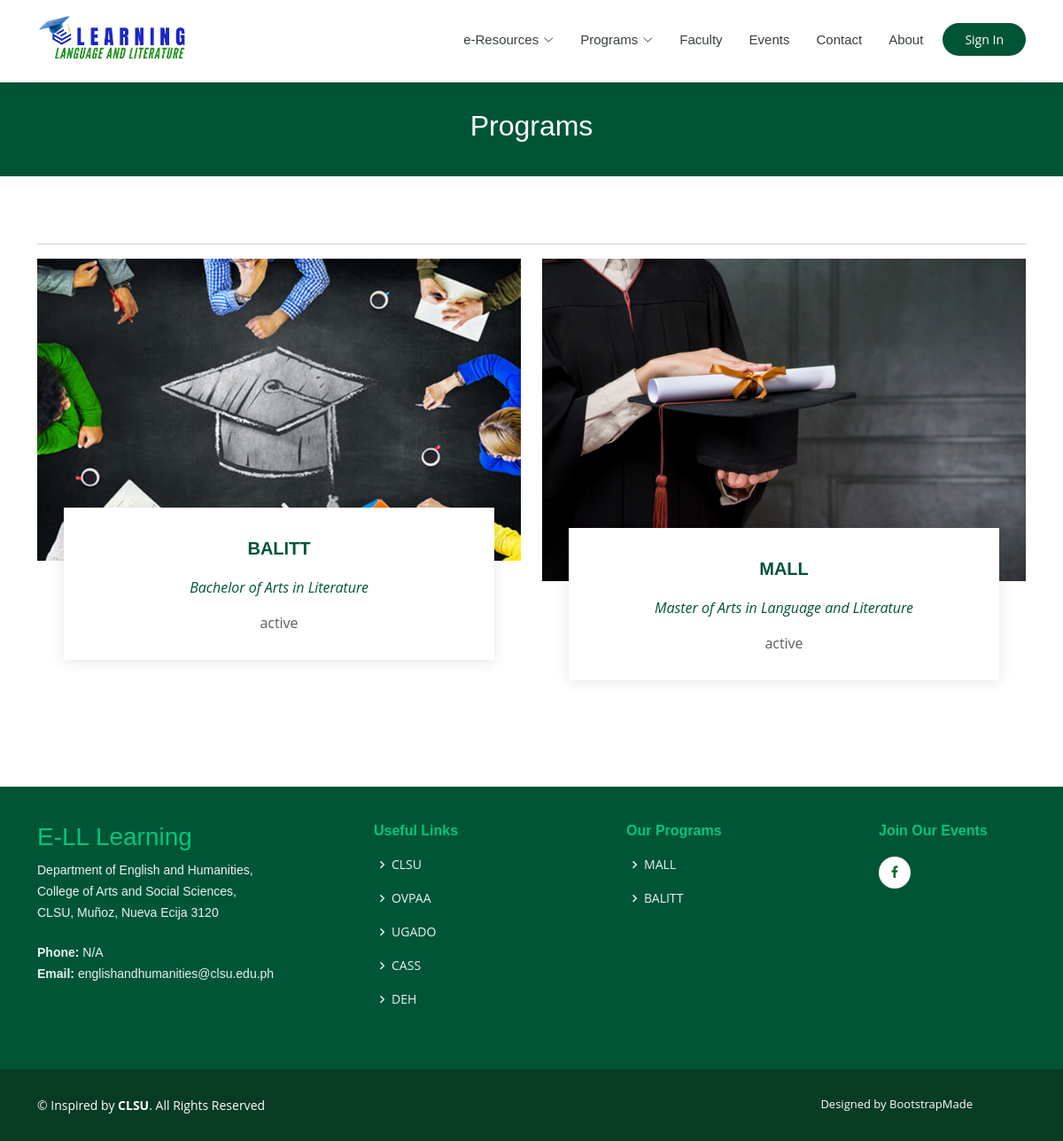
Screenshot of /public/programs.php with the database file from the repository.
### tables this page shows
CREATE TABLE `programs` (
  `program_id` int(100) NOT NULL,
  `img` varchar(100) NOT NULL,
  `name` varchar(100) NOT NULL,
  `description` varchar(100) NOT NULL,
  `status` varchar(10) NOT NULL,
  `date_created` datetime(6) NOT NULL,
  `date_modified` datetime(6) NOT NULL
);

### public/programs.php (the view, shortened to what this page needs)
<!DOCTYPE html>
<html lang="en">
<?php
include 'public_head.php';
?>
<body>
  <?php
  include 'header.php';
  ?>
  <main id="main" data-aos="fade-in">
    <div class="breadcrumbs">
      <div class="container">
        <h2>Programs</h2>
      </div>
    </div>
    <section id="program" class="program">
      <div class="container" data-aos="fade-up">
        <hr>
        <div class="row">
          <?php
          $result = mysqli_query($conn, "select program_id, img, name, description, status, date_created from programs WHERE status!='archive' ORDER BY program_id DESC") or die("Query 1 is incorrect....");
          while (list($program_id, $img, $name, $description, $status, $date_created) = mysqli_fetch_array($result)) {
            echo "
                <div class='col-md-6 d-flex align-items-stretch'>
                  <a href='program_view.php?ID=$program_id' alt='Linked '>
                  <div class='card'>
                    <div class='card-img'>
                      <img src='assets/img/programs/$img' alt='...'>
                    </div>
                    <div class='card-body'>
                      <h5 class='card-title'>$name</h5>
                      <p class='fst-italic text-center'>$description</p>
                      <p class='card-text text-center'>$status</p>
                    </div>
                  </div>
                    </a>
                  </div>
              ";
          }
          ?>
        </div>
      </div>
    </section>
  </main>
  <?php
  include 'footer.php';
  ?>
</body>
</html>

### public/assets/css/style.css (style rules this page uses)
body { font-family: "Open Sans", sans-serif; color: #444444; }
a { color: #005537; text-decoration: none; }
h1, h2, h3, h4, h5, h6 { font-family: "Raleway", sans-serif; }
section { padding: 60px 0; overflow: hidden; }
.breadcrumbs { margin-top: 93px; text-align: center; background: #005537; padding: 30px 0; color: #fff; }
.breadcrumbs h2 { font-size: 32px; font-weight: 500; }
.program .card { border: 0; padding: 0 30px; margin-bottom: 60px; position: relative; }
.program .card-img { width: calc(100% + 60px); margin-left: -30px; overflow: hidden; z-index: 9; border-radius: 0; }
.program .card-img img { max-width: 100%; transition: all 0.3s ease-in-out; }
.program .card-body { z-index: 10; background: #fff; border-top: 4px solid #fff; padding: 30px; box-shadow: 0px 2px 15px rgba(0, 0, 0, 0.1); margin-top: -60px; transition: 0.3s; }
.program .card-title { font-weight: 700; text-align: center; margin-bottom: 20px; }
.program .card-text { color: #5e5e5e; }

### rows the page displays
programs: img (picture), name "BALITT", description "Bachelor of Arts in Literature", status "active"
programs: img (picture), name "MALL", description "Master of Arts in Language and Literature", status "active"
